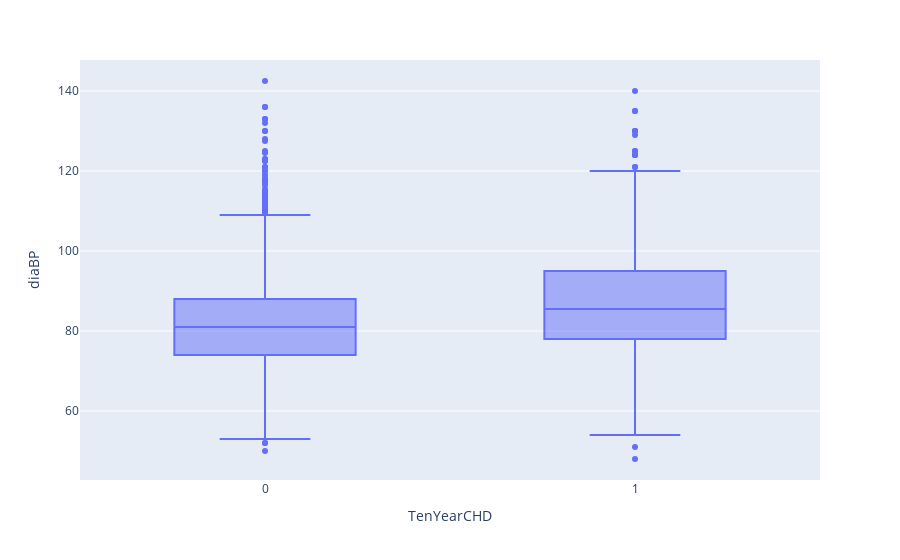

Notebook code for this chart:
### Code cell
sns.catplot(x='TenYearCHD',y='diaBP',kind='bar',data=df)


px.box(data_frame= df , x='TenYearCHD' , y ='diaBP')

### Figure 1 — Plotly figure (JSON) as saved in the notebook; plotly's stock layout.template omitted (floating-point values rounded to 4 significant figures; data arrays with more than 128 entries replaced by an {"elided": "..."} marker saying what was removed)
{"data": [{"alignmentgroup": "True", "hovertemplate": "TenYearCHD=%{x}<br>diaBP=%{y}<extra></extra>", "legendgroup": "", "marker": {"color": "#636efa"}, "name": "", "notched": false, "offsetgroup": "", "orientation": "v", "showlegend": false, "type": "box", "x": {"elided": "4240 int values"}, "x0": " ", "xaxis": "x", "y": {"elided": "4240 float values"}, "y0": " ", "yaxis": "y"}], "layout": {"boxmode": "group", "legend": {"tracegroupgap": 0}, "margin": {"t": 60}, "xaxis": {"anchor": "y", "domain": [0, 1], "title": {"text": "TenYearCHD"}}, "yaxis": {"anchor": "x", "domain": [0, 1], "title": {"text": "diaBP"}}}}
